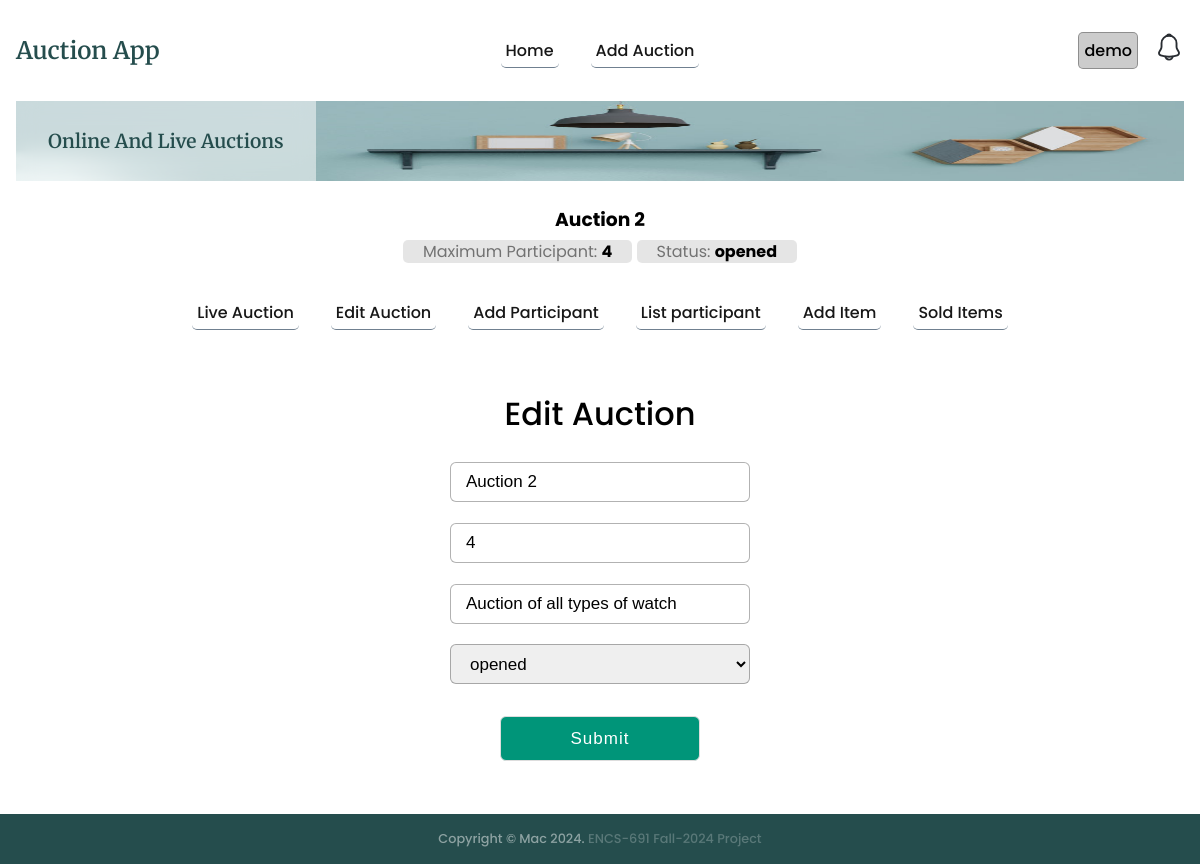
/auction/2/edit (signed in), run on an earlier commit of the app's database.
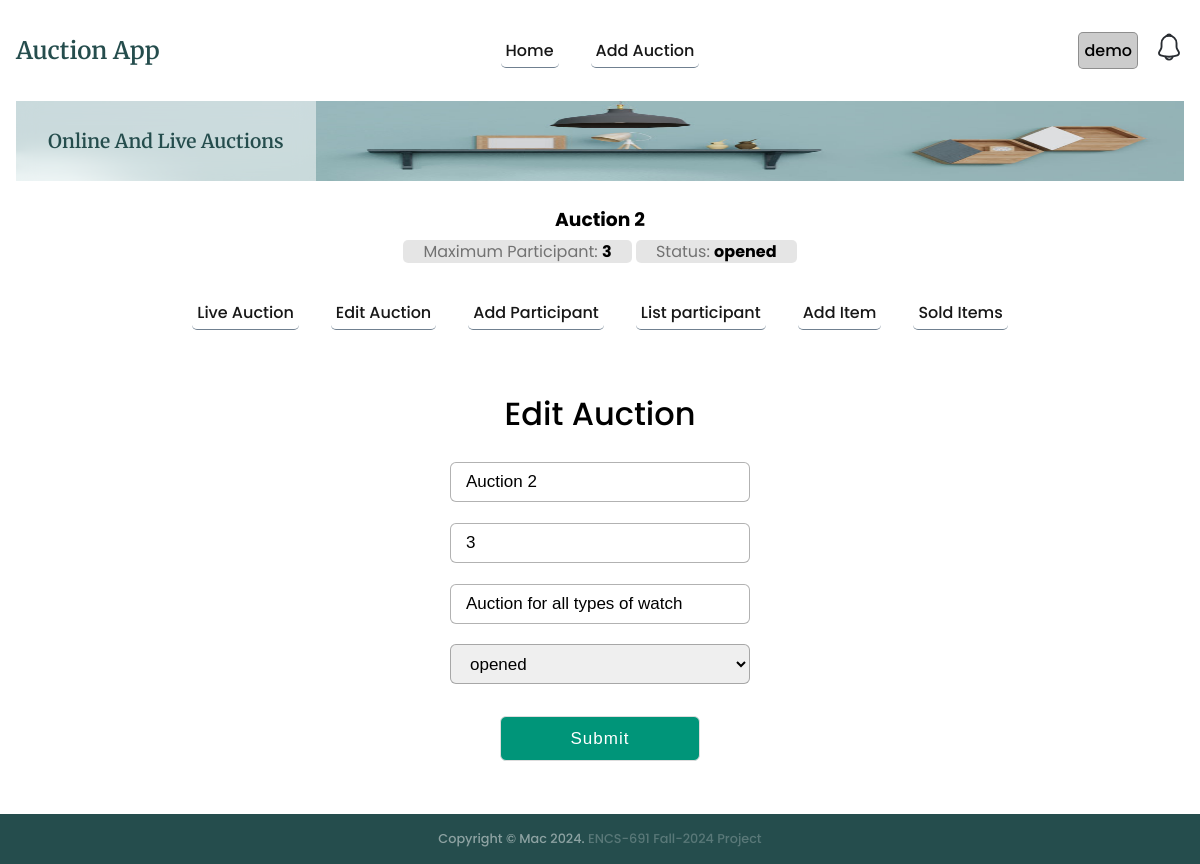
And on a later commit of the database.
### auctions/models.py (models this page shows, shortened)
class Auction(models.Model):
    name = models.CharField(max_length=200)
    description = models.CharField(max_length=200)
    status = models.CharField(max_length=200, default='opened')
    auction1 = models.CharField(max_length=200, default='0')
    maxparticipant = models.CharField(max_length=200, default='0')
    username = models.CharField(max_length=200, default='-')
    createdat = models.DateTimeField(default=timezone.now)

### auctions/views.py (the view)
# urls.py: path('auction/<int:id>/edit', views.editAuction, name='editAuction'),
@login_required
def editAuction(req, id):
    if req.method == 'POST':
        return doEditAuction(req, id)
    auction = getRecordByPk(Auction, id)
    context = {'auction':auction, 'auctionStatus':auctionStatus}
    return render(req, 'auctions/editAuction.html', context=context)

### auctions/utils.py (called while the page is built)
def getRecordByPk(model, id):
    try:
        record = model.objects.get(pk=id)
    except (KeyError, model.DoesNotExist):
        logging.error('getRecordByPk: model does not exist')
        return None
    else:
        return record

### templates/auctions/editAuction.html (shortened to what this page needs)
{% extends "auctions/auctionBase.html" %}
{% block auction_content %}
<div class="addContact container_main">
  <div class="registration form">
    <header>Edit Auction</header>
    <form action="{% url 'auctions:editAuction' auction.id %}" method="post" enctype="multipart/form-data">
      <div class="auction-flex">
        <input type="text" required name="name" value="{{auction.name}}">
        <input type="number" required name="maxparticipant" value="{{auction.maxparticipant}}">
        <input type="text" required name="description" value="{{auction.description}}">
        {% if auctionStatus %}
        <select name="status" id="status">
          {% for status in auctionStatus %}
            {% if auction.status == status %}
              <option value="{{status}}" selected>{{status}}</option>
            {% else %}
              <option value="{{status}}">{{status}}</option>
            {% endif %}
          {% endfor %}
        </select>
        {% endif %}
      </div>
      <button type="submit" class="button">Submit</button>
    </form>
  </div>
</div>
{% endblock %}

### templates/auctions/auctionBase.html
{% extends "base.html" %}
{% block content %}
<section class="section__container product__container" id="product">
    <div class="auctionbase__header">
        <a href="{% url 'auctions:auctionIndex' auction.id %}">
            <h3>{{auction.name}}</h3>
            <span>Maximum Participant: <strong>{{auction.maxparticipant}}</strong></span>
            <span>Status: <strong>{{auction.status}}</strong></span>
        </a>
    </div>
    <nav>
        <ul class="nav__links auction__nav__links" id="nav-links">
            {% if auction %}
            <li><a href="{% url 'auctions:auctionIndex' auction.id %}">Live Auction</a></li>
            <li><a href="{% url 'auctions:editAuction' auction.id %}">Edit Auction</a></li>
            <li><a href="{% url 'auctions:addParticipant' auction.id %}">Add Participant</a></li>
            <li><a href="{% url 'auctions:listParticipant' auction.id %}">List participant</a></li>
            <li><a href="{% url 'auctions:addItem' auction.id %}">Add Item</a></li>
            <li><a href="{% url 'auctions:getSoldItems' auction.id %}">Sold Items</a></li>
            {% endif %}
        </ul>
    </nav>
    {% include "auctions/message.html" %}
    {% block auction_content %}{% endblock %}
</section>
{% endblock %}

What changed in the data, as far as the page shows it:
changed Auction "Auction 2": maxparticipant "4" → "3"; description "Auction of all types of watch" → "Auction for all types of watch"
